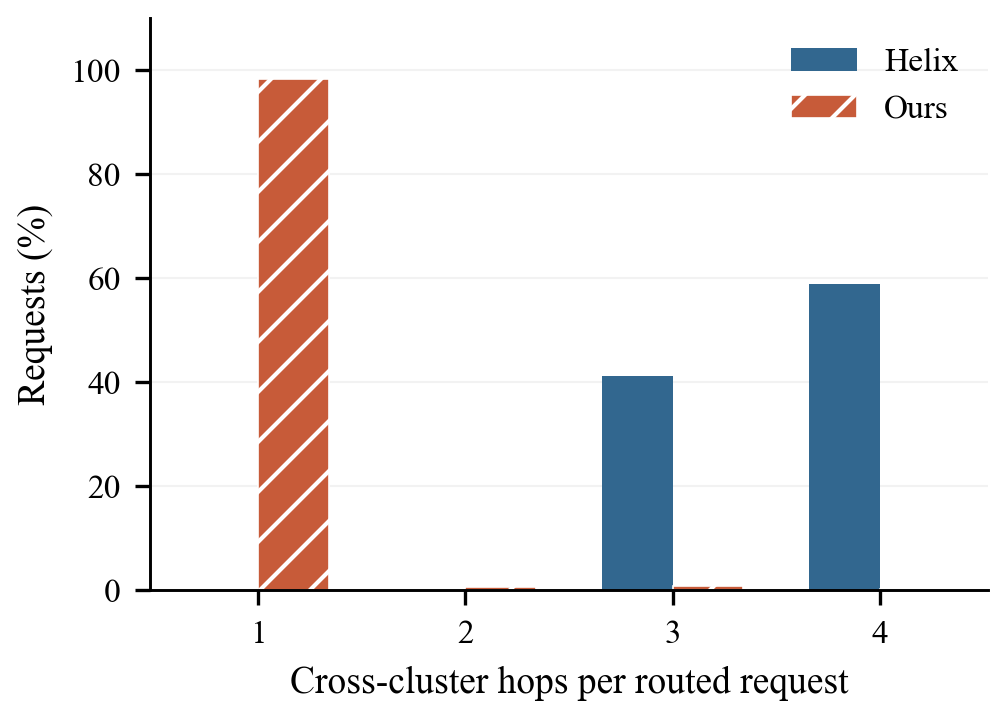

The script that drew this image:
"""Measured request-path inter-cluster hop counts in the three-cluster run."""

import ast
from collections import Counter
import re

import matplotlib.pyplot as plt
import numpy as np

from common import HELIX, OURS, ROOT, official, save


def cluster_map():
    raw = (ROOT / "artifact_evaluation/distributed_clusters/config/3cluster24.ini").read_text()
    groups = [ast.literal_eval(match.group(1)) for match in
              re.finditer(r"^#\s+partition-\d+:\s+(\[.*\])$", raw, re.MULTILINE)]
    assert [len(x) for x in groups] == [4, 10, 10]
    return {node: index for index, group in enumerate(groups)
            for node in range(sum(map(len, groups[:index])),
                              sum(map(len, groups[:index + 1])))}


def histogram(data, membership):
    counts = Counter()
    for route, freq in data["route_counts"].items():
        nodes = [int(uid) - 2 for uid in route.split("-")]
        regions = [membership[n] for n in nodes]
        counts[sum(a != b for a, b in zip(regions, regions[1:]))] += freq
    assert sum(counts.values()) == data["first_tokens_in_window"]
    return counts


def main():
    membership = cluster_map()
    baseline = histogram(official("multi", "helix"), membership)
    candidate = histogram(official("multi", "integrated"), membership)
    keys = sorted(set(baseline) | set(candidate))
    fig, ax = plt.subplots(figsize=(3.45, 2.65))
    x = np.arange(len(keys))
    total_a, total_b = sum(baseline.values()), sum(candidate.values())
    ax.bar(x - 0.17, [100 * baseline[k] / total_a for k in keys], 0.34,
           label="Helix", color=HELIX)
    ax.bar(x + 0.17, [100 * candidate[k] / total_b for k in keys], 0.34,
           label="Ours", color=OURS, hatch="//", edgecolor="white", linewidth=0.4)
    ax.set_xticks(x, keys)
    ax.set_xlabel("Cross-cluster hops per routed request")
    ax.set_ylabel("Requests (%)")
    ax.set_ylim(0, 110)
    ax.legend(frameon=False, loc="upper right")
    ax.grid(axis="y", alpha=0.16, linewidth=0.5)
    ax.set_axisbelow(True)
    fig.subplots_adjust(left=0.17, right=0.98, bottom=0.23, top=0.95)
    save(fig, "fig08_cross_cluster_hops")


if __name__ == "__main__":
    main()
